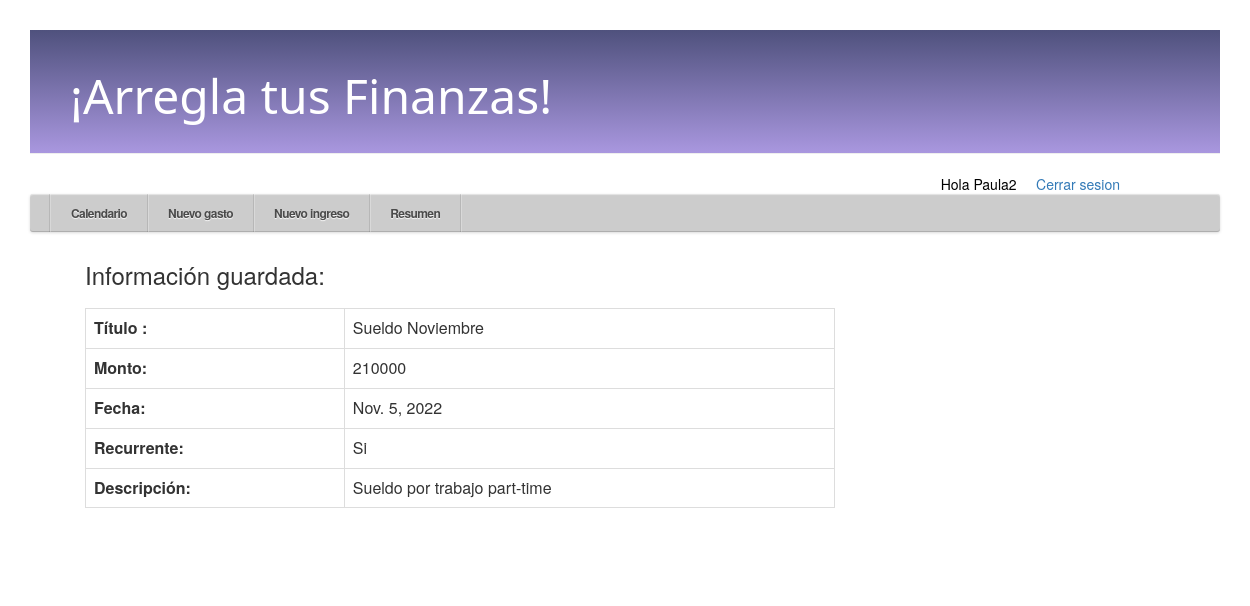
The app's page /ingresos/13/ (signed in) with its own data.
### aplicacion/models.py (models this page shows, shortened)
class Ingresos(models.Model):
    id_usuario = models.ForeignKey(settings.AUTH_USER_MODEL, on_delete=models.CASCADE)
    titulo = models.CharField(max_length=20)
    descripcion = models.TextField(blank=True, null=True)
    RECURRENCIA = [
        ('Si', 'Si'),
        ('No', 'No'),
    ]
    recurrente = models.CharField(max_length=2, choices=RECURRENCIA)
    fecha_ingreso = models.DateField()
    monto = models.IntegerField()
    class Meta:
        ordering = ["fecha_ingreso"]

### aplicacion/views.py (the view)
# urls.py: path('ingresos/<int:pk>/', views.ingresos_detail, name='ingresos_detail'),
def ingresos_detail(request, pk):
    if request.user.is_authenticated:
        ingresos_a = get_object_or_404(Ingresos, pk=pk)
        return render(request, 'aplicacion/ingresos_detail.html', {'ingresos_a': ingresos_a})
    else:
        return redirect('index')

### aplicacion/templates/aplicacion/ingresos_detail.html (shortened to what this page needs)
{% extends 'aplicacion/base.html' %}
{% block content %}
    <div class="post">
        <h3>Información guardada: <h3>
        <table class="table table-bordered">
            <tr>
                <td><strong>Título :</strong></td>
                <td>{{ ingresos_a.titulo }}</td>
              </tr>
              <tr>
                <td><strong>Monto:</strong></td>
                <td>{{ ingresos_a.monto }}</td>
              </tr>
            <tr>
            <tr>
                <td><strong>Fecha:</strong></td>
                <td>{{ ingresos_a.fecha_ingreso }}</td>
              </tr>
            <tr>
              <td><strong>Recurrente:</strong></td>
              <td>{{ ingresos_a.recurrente }}</td>
            </tr>
            <tr>
                <td><strong>Descripción:</strong> </td>
                <td>{{ ingresos_a.descripcion|linebreaksbr }}</td>
              </tr>
        </table>
    </div>
{% endblock %}

### aplicacion/templates/aplicacion/base.html (shortened to what this page needs)
{% load static %}
<html>
    <head>
        <link rel="stylesheet" href="//maxcdn.bootstrapcdn.com/bootstrap/3.2.0/css/bootstrap.min.css">
        <link rel="stylesheet" href="//maxcdn.bootstrapcdn.com/bootstrap/3.2.0/css/bootstrap-theme.min.css">
        <link rel="stylesheet" href="{% static 'aplicacion/base.css' %}">
        <link rel="stylesheet" href="{% static 'aplicacion/resumen.css' %}">
    </head>
    <body>
        <div class="page-header">
            <h1><a href="{% url 'calendario' %}">¡Arregla tus Finanzas!</a></h1>
        </div>
        <div style="text-align: right; margin-right: 100px; color:black;">
            {% if user.is_authenticated %}
                Hola {{ user.username }} &nbsp; &nbsp; <a href="{% url 'logout_user' %}">Cerrar sesion</a>
            {% else %}
                <a href="{% url 'login_user'%}">Login</a> &nbsp; &nbsp; <a href="{% url 'register'%}">Register</a>
            {% endif %}
        </div>
        <div>
            <div id="container">
                <ul id="menu">
                <li> <a href="{% url 'calendario' %}"> Calendario </a>
                  <li><a href="{% url 'gastos_new' %}">Nuevo gasto</a>
                  <li><a href="{% url 'ingresos_new' %}">Nuevo ingreso</a>
                  </li>
                  <li><a href="{% url 'resumen' %}">Resumen</a>
                  </li>
                </ul>
                </div>
        </div>
        <div class="content container">
            <div class="row">
                <div class="col-md-8">
                    {% block content %}
                    {% endblock %}
                </div>
            </div>
        </div>
    </body>
</html>

### aplicacion/static/aplicacion/base.css (style rules this page uses)
.page-header { background-image: linear-gradient(#4f517d, #a997df); margin-top: 0; padding: 20px 20px 20px 40px; }
.page-header h1, .page-header h1 a, .page-header h1 a:visited, .page-header h1 a:active { color: #ffffff; font-size: 36pt; text-decoration: none; }
.content { margin-left: 40px; }
h1, h2 { font-family: Candara, Calibri, Segoe, Segoe UI, Optima, Arial, sans-serif; }
.post { margin-bottom: 70px; }
* { margin: 0; padding: 0; box-sizing: border-box; }
body { padding: 30px; font-family: "Helvetica Neue", helvetica, arial; background: url('https://subtlepatterns.com/patterns/white_carbonfiber.png'); }
#container { position: relative; width: auto; }
#container:after { content: ""; display: block; clear: both; height: 0; }
#menu { position: relative; float: left; width: 100%; padding: 0 20px; border-radius: 3px; box-shadow: inset 0 1px 1px rgba(255,255,255,.5), inset 0 -1px 0 rgba(0,0,0,.15), 0 1px 3px rgba(0,0,0,.15); background: #ccc; }
#menu, #menu ul { list-style: none; }
#menu > li { float: left; position: relative; border-right: 1px solid rgba(0,0,0,.1); box-shadow: 1px 0 0 rgba(255,255,255,.25); perspective: 1000px; }
#menu > li:first-child { border-left: 1px solid rgba(255,255,255,.25); box-shadow: -1px 0 0 rgba(0,0,0,.1), 1px 0 0 rgba(255,255,255,.25); }
#menu a { display: block; position: relative; z-index: 10; padding: 13px 20px 13px 20px; text-decoration: none; color: rgba(75,75,75,1); line-height: 1; font-weight: 600; font-size: 12px; letter-spacing: -.05em; background: transparent; text-shadow: 0 1px 1px rgba(255,255,255,.9); transition: all .25s ease-in-out; }

### records on screen
Ingresos: titulo "Sueldo Noviembre", monto "210000", fecha_ingreso "Nov. 5, 2022", recurrente "Si", descripcion "Sueldo por trabajo part-time"

### other values on screen
{{ user.username }} "Paula2"
